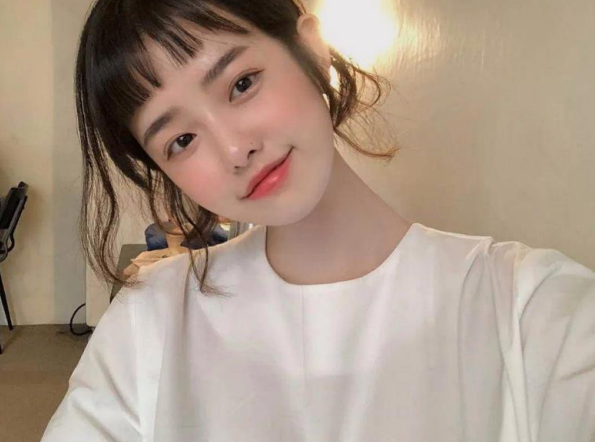
#> input picture Face_Alignment/girl.png, 595 x 442 px
$ python face_alignment.py
#> lines starting #> are read from the running program, lines starting #| are printed output that depends on the picture
#coding=utf-8
import os,cv2,numpy
import logging
logging.basicConfig(
	level=logging.DEBUG,
	format='%(asctime)s %(levelname)s: %(message)s',
	datefmt='%Y-%m-%d %H:%M:%S'
)
logger = logging.getLogger(__name__)

imgSize = [112, 112];

# 标准坐标矩阵
coord5point = [[30.2946, 51.6963],
               [65.5318, 51.6963],
               [48.0252, 71.7366],
               [33.5493, 92.3655],
               [62.7299, 92.3655]]

# face_landmarks = [[259, 137],
#                   [319, 150],
#                   [284, 177],
#                   [253, 206],
#                   [297, 216]]
# 人脸关键点
face_landmarks = [[181, 137],
                  [240, 86],
                  [232, 148],
                  [241, 196],
                  [294, 158]]

def transformation_from_points(points1, points2):
    points1 = points1.astype(numpy.float64)
    points2 = points2.astype(numpy.float64)
    c1 = numpy.mean(points1, axis=0)
    c2 = numpy.mean(points2, axis=0)
    points1 -= c1
    points2 -= c2
    s1 = numpy.std(points1)
    s2 = numpy.std(points2)
    points1 /= s1
    points2 /= s2
    U, S, Vt = numpy.linalg.svd(points1.T * points2)
    R = (U * Vt).T
    return numpy.vstack([numpy.hstack(((s2 / s1) * R,c2.T - (s2 / s1) * R * c1.T)),numpy.matrix([0., 0., 1.])])

def warp_im(img_im, orgi_landmarks,tar_landmarks):
    pts1 = numpy.float64(numpy.matrix([[point[0], point[1]] for point in orgi_landmarks]))
    pts2 = numpy.float64(numpy.matrix([[point[0], point[1]] for point in tar_landmarks]))
    M = transformation_from_points(pts1, pts2)
    dst = cv2.warpAffine(img_im, M[:2], (img_im.shape[1], img_im.shape[0]))
    return dst

def main():
    pic_path = r'girl.png'
    img_im = cv2.imread(pic_path)
#> img_im is the input picture: shape (442, 595, 3); mean B, G, R 135.9, 151.9, 171.2
    cv2.imshow('affine_img_im', img_im)
    dst = warp_im(img_im, face_landmarks, coord5point)
#> in warp_im, `dst = cv2.warpAffine(img_im, M[:2], (img_im.shape[1], img_im.shape[0]))`:
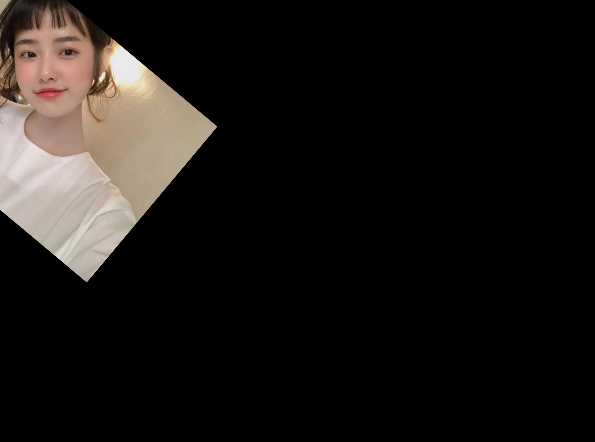
#> dst: shape (442, 595, 3); mean B, G, R 20.1, 22.5, 25.6
    cv2.imshow('affine', dst)
    crop_im = dst[0:imgSize[0], 0:imgSize[1]]
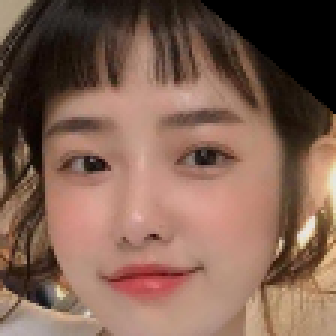
#> crop_im: shape (112, 112, 3) (shown 3 times larger); mean B, G, R 81.5, 96.5, 128.2
    cv2.imshow('affine_crop_im', crop_im)

if __name__=='__main__':
    main()
    cv2.waitKey()
    pass

$ run again, with Face_Alignment/alignment.png copied over Face_Alignment/girl.png
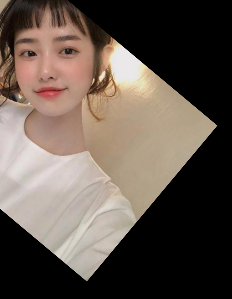
#> input picture Face_Alignment/alignment.png, 232 x 299 px
#> in main, img_im is the input picture: shape (299, 232, 3); mean B, G, R 76.3, 85.2, 97
#> in warp_im, `dst = cv2.warpAffine(img_im, M[:2], (img_im.shape[1], img_im.shape[0]))`:
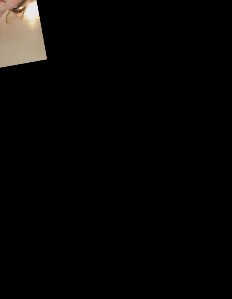
#> dst: shape (299, 232, 3); mean B, G, R 5.3, 6.2, 7.1
#> in main, `crop_im = dst[0:imgSize[0], 0:imgSize[1]]`:
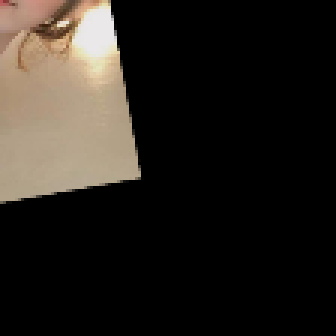
#> crop_im: shape (112, 112, 3) (shown 3 times larger); mean B, G, R 29.2, 34.5, 39.2
